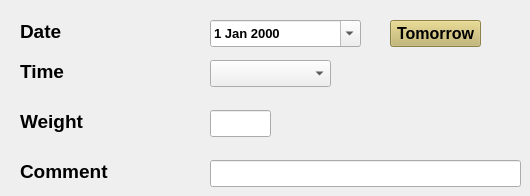
    <widget class="QWidget" name="tabWeights">
     <attribute name="title">
      <string>Weight</string>
     </attribute>
     <widget class="QLabel" name="lblWeightsTime">
      <property name="geometry">
       <rect>
        <x>20</x>
        <y>60</y>
        <width>61</width>
        <height>23</height>
       </rect>
      </property>
      <property name="font">
       <font>
        <pointsize>14</pointsize>
        <bold>true</bold>
       </font>
      </property>
      <property name="text">
       <string>Time</string>
      </property>
     </widget>
     <widget class="QComboBox" name="cboWeightsTime">
      <property name="geometry">
       <rect>
        <x>210</x>
        <y>60</y>
        <width>121</width>
        <height>27</height>
       </rect>
      </property>
      <property name="font">
       <font>
        <pointsize>14</pointsize>
        <bold>true</bold>
       </font>
      </property>
     </widget>
     <widget class="QLabel" name="lblWeightsWeight">
      <property name="geometry">
       <rect>
        <x>20</x>
        <y>110</y>
        <width>81</width>
        <height>23</height>
       </rect>
      </property>
      <property name="font">
       <font>
        <pointsize>14</pointsize>
        <bold>true</bold>
       </font>
      </property>
      <property name="text">
       <string>Weight</string>
      </property>
     </widget>
     <widget class="QLineEdit" name="txtWeightsWeight">
      <property name="geometry">
       <rect>
        <x>210</x>
        <y>110</y>
        <width>61</width>
        <height>27</height>
       </rect>
      </property>
      <property name="font">
       <font>
        <pointsize>12</pointsize>
        <bold>true</bold>
       </font>
      </property>
     </widget>
     <widget class="QLabel" name="lblWeightsDate">
      <property name="geometry">
       <rect>
        <x>20</x>
        <y>20</y>
        <width>61</width>
        <height>23</height>
       </rect>
      </property>
      <property name="font">
       <font>
        <pointsize>14</pointsize>
        <bold>true</bold>
       </font>
      </property>
      <property name="text">
       <string>Date</string>
      </property>
     </widget>
     <widget class="QLabel" name="lblWeightsComment">
      <property name="geometry">
       <rect>
        <x>20</x>
        <y>160</y>
        <width>111</width>
        <height>23</height>
       </rect>
      </property>
      <property name="font">
       <font>
        <pointsize>14</pointsize>
        <bold>true</bold>
       </font>
      </property>
      <property name="text">
       <string>Comment</string>
      </property>
     </widget>
     <widget class="QLineEdit" name="txtWeightsComment">
      <property name="geometry">
       <rect>
        <x>210</x>
        <y>160</y>
        <width>311</width>
        <height>27</height>
       </rect>
      </property>
      <property name="font">
       <font>
        <pointsize>12</pointsize>
        <bold>true</bold>
       </font>
      </property>
     </widget>
     <widget class="QDateEdit" name="weightsDateEdit">
      <property name="geometry">
       <rect>
        <x>210</x>
        <y>20</y>
        <width>151</width>
        <height>27</height>
       </rect>
      </property>
      <property name="font">
       <font>
        <pointsize>10</pointsize>
        <bold>true</bold>
       </font>
      </property>
      <property name="buttonSymbols">
       <enum>QAbstractSpinBox::NoButtons</enum>
      </property>
      <property name="calendarPopup">
       <bool>true</bool>
      </property>
     </widget>
     <widget class="QPushButton" name="btnWeightsTomorrow">
      <property name="geometry">
       <rect>
        <x>390</x>
        <y>20</y>
        <width>91</width>
        <height>27</height>
       </rect>
      </property>
      <property name="palette">
       <palette>
        <active>
         <colorrole role="WindowText">
          <brush brushstyle="SolidPattern">
           <color alpha="255">
            <red>0</red>
            <green>0</green>
            <blue>0</blue>
           </color>
          </brush>
         </colorrole>
         <colorrole role="Button">
          <brush brushstyle="SolidPattern">
           <color alpha="255">
            <red>195</red>
            <green>181</green>
            <blue>102</blue>
           </color>
          </brush>
         </colorrole>
         <colorrole role="Light">
          <brush brushstyle="SolidPattern">
           <color alpha="255">
            <red>255</red>
            <green>243</green>
            <blue>171</blue>
           </color>
          </brush>
         </colorrole>
         <colorrole role="Midlight">
          <brush brushstyle="SolidPattern">
           <color alpha="255">
            <red>225</red>
            <green>212</green>
            <blue>136</blue>
           </color>
          </brush>
         </colorrole>
         <colorrole role="Dark">
          <brush brushstyle="SolidPattern">
           <color alpha="255">
            <red>97</red>
            <green>90</green>
            <blue>51</blue>
           </color>
          </brush>
         </colorrole>
         <colorrole role="Mid">
          <brush brushstyle="SolidPattern">
           <color alpha="255">
            <red>130</red>
            <green>121</green>
            <blue>68</blue>
           </color>
          </brush>
         </colorrole>
         <colorrole role="Text">
          <brush brushstyle="SolidPattern">
           <color alpha="255">
            <red>0</red>
            <green>0</green>
            <blue>0</blue>
           </color>
          </brush>
         </colorrole>
         <colorrole role="BrightText">
          <brush brushstyle="SolidPattern">
           <color alpha="255">
            <red>255</red>
            <green>255</green>
            <blue>255</blue>
           </color>
          </brush>
         </colorrole>
         <colorrole role="ButtonText">
          <brush brushstyle="SolidPattern">
           <color alpha="255">
            <red>0</red>
            <green>0</green>
            <blue>0</blue>
           </color>
          </brush>
         </colorrole>
         <colorrole role="Base">
          <brush brushstyle="SolidPattern">
           <color alpha="255">
            <red>255</red>
            <green>255</green>
            <blue>255</blue>
           </color>
          </brush>
         </colorrole>
         <colorrole role="Window">
          <brush brushstyle="SolidPattern">
           <color alpha="255">
            <red>195</red>
            <green>181</green>
            <blue>102</blue>
           </color>
          </brush>
         </colorrole>
         <colorrole role="Shadow">
          <brush brushstyle="SolidPattern">
           <color alpha="255">
            <red>0</red>
            <green>0</green>
            <blue>0</blue>
           </color>
          </brush>
         </colorrole>
         <colorrole role="AlternateBase">
          <brush brushstyle="SolidPattern">
           <color alpha="255">
            <red>225</red>
            <green>218</green>
            <blue>178</blue>
           </color>
          </brush>
         </colorrole>
         <colorrole role="ToolTipBase">
          <brush brushstyle="SolidPattern">
           <color alpha="255">
            <red>255</red>
            <green>255</green>
            <blue>220</blue>
           </color>
          </brush>
         </colorrole>
         <colorrole role="ToolTipText">
          <brush brushstyle="SolidPattern">
           <color alpha="255">
            <red>0</red>
            <green>0</green>
            <blue>0</blue>
           </color>
          </brush>
         </colorrole>
         <colorrole role="PlaceholderText">
          <brush brushstyle="NoBrush">
           <color alpha="128">
            <red>0</red>
            <green>0</green>
            <blue>0</blue>
           </color>
          </brush>
         </colorrole>
        </active>
        <inactive>
         <colorrole role="WindowText">
          <brush brushstyle="SolidPattern">
           <color alpha="255">
            <red>0</red>
            <green>0</green>
            <blue>0</blue>
           </color>
          </brush>
         </colorrole>
         <colorrole role="Button">
          <brush brushstyle="SolidPattern">
           <color alpha="255">
            <red>195</red>
            <green>181</green>
            <blue>102</blue>
           </color>
          </brush>
         </colorrole>
         <colorrole role="Light">
          <brush brushstyle="SolidPattern">
           <color alpha="255">
            <red>255</red>
            <green>243</green>
            <blue>171</blue>
           </color>
          </brush>
         </colorrole>
         <colorrole role="Midlight">
          <brush brushstyle="SolidPattern">
           <color alpha="255">
            <red>225</red>
            <green>212</green>
            <blue>136</blue>
           </color>
          </brush>
         </colorrole>
         <colorrole role="Dark">
          <brush brushstyle="SolidPattern">
           <color alpha="255">
            <red>97</red>
            <green>90</green>
            <blue>51</blue>
           </color>
          </brush>
         </colorrole>
         <colorrole role="Mid">
          <brush brushstyle="SolidPattern">
           <color alpha="255">
            <red>130</red>
            <green>121</green>
            <blue>68</blue>
           </color>
          </brush>
         </colorrole>
         <colorrole role="Text">
          <brush brushstyle="SolidPattern">
           <color alpha="255">
            <red>0</red>
            <green>0</green>
            <blue>0</blue>
           </color>
          </brush>
         </colorrole>
         <colorrole role="BrightText">
          <brush brushstyle="SolidPattern">
           <color alpha="255">
            <red>255</red>
            <green>255</green>
            <blue>255</blue>
           </color>
          </brush>
         </colorrole>
         <colorrole role="ButtonText">
          <brush brushstyle="SolidPattern">
           <color alpha="255">
            <red>0</red>
            <green>0</green>
            <blue>0</blue>
           </color>
          </brush>
         </colorrole>
         <colorrole role="Base">
          <brush brushstyle="SolidPattern">
           <color alpha="255">
            <red>255</red>
            <green>255</green>
            <blue>255</blue>
           </color>
          </brush>
         </colorrole>
         <colorrole role="Window">
          <brush brushstyle="SolidPattern">
           <color alpha="255">
            <red>195</red>
            <green>181</green>
            <blue>102</blue>
           </color>
          </brush>
         </colorrole>
         <colorrole role="Shadow">
          <brush brushstyle="SolidPattern">
           <color alpha="255">
            <red>0</red>
            <green>0</green>
            <blue>0</blue>
           </color>
          </brush>
         </colorrole>
         <colorrole role="AlternateBase">
          <brush brushstyle="SolidPattern">
           <color alpha="255">
            <red>225</red>
            <green>218</green>
            <blue>178</blue>
           </color>
          </brush>
         </colorrole>
         <colorrole role="ToolTipBase">
          <brush brushstyle="SolidPattern">
           <color alpha="255">
            <red>255</red>
            <green>255</green>
            <blue>220</blue>
           </color>
          </brush>
         </colorrole>
         <colorrole role="ToolTipText">
          <brush brushstyle="SolidPattern">
           <color alpha="255">
            <red>0</red>
            <green>0</green>
            <blue>0</blue>
           </color>
          </brush>
         </colorrole>
         <colorrole role="PlaceholderText">
          <brush brushstyle="NoBrush">
           <color alpha="128">
            <red>0</red>
            <green>0</green>
            <blue>0</blue>
           </color>
          </brush>
         </colorrole>
        </inactive>
        <disabled>
         <colorrole role="WindowText">
          <brush brushstyle="SolidPattern">
           <color alpha="255">
            <red>97</red>
            <green>90</green>
            <blue>51</blue>
           </color>
          </brush>
         </colorrole>
         <colorrole role="Button">
          <brush brushstyle="SolidPattern">
           <color alpha="255">
            <red>195</red>
            <green>181</green>
            <blue>102</blue>
           </color>
          </brush>
         </colorrole>
         <colorrole role="Light">
          <brush brushstyle="SolidPattern">
           <color alpha="255">
            <red>255</red>
            <green>243</green>
            <blue>171</blue>
           </color>
          </brush>
         </colorrole>
         <colorrole role="Midlight">
          <brush brushstyle="SolidPattern">
           <color alpha="255">
            <red>225</red>
            <green>212</green>
            <blue>136</blue>
           </color>
          </brush>
         </colorrole>
         <colorrole role="Dark">
          <brush brushstyle="SolidPattern">
           <color alpha="255">
            <red>97</red>
            <green>90</green>
            <blue>51</blue>
           </color>
          </brush>
         </colorrole>
         <colorrole role="Mid">
          <brush brushstyle="SolidPattern">
           <color alpha="255">
            <red>130</red>
            <green>121</green>
            <blue>68</blue>
           </color>
          </brush>
         </colorrole>
         <colorrole role="Text">
          <brush brushstyle="SolidPattern">
           <color alpha="255">
            <red>97</red>
            <green>90</green>
            <blue>51</blue>
           </color>
          </brush>
         </colorrole>
         <colorrole role="BrightText">
          <brush brushstyle="SolidPattern">
           <color alpha="255">
            <red>255</red>
            <green>255</green>
            <blue>255</blue>
           </color>
          </brush>
         </colorrole>
         <colorrole role="ButtonText">
          <brush brushstyle="SolidPattern">
           <color alpha="255">
            <red>97</red>
            <green>90</green>
            <blue>51</blue>
           </color>
          </brush>
         </colorrole>
         <colorrole role="Base">
          <brush brushstyle="SolidPattern">
           <color alpha="255">
            <red>195</red>
            <green>181</green>
            <blue>102</blue>
           </color>
          </brush>
         </colorrole>
         <colorrole role="Window">
          <brush brushstyle="SolidPattern">
           <color alpha="255">
            <red>195</red>
            <green>181</green>
            <blue>102</blue>
           </color>
          </brush>
         </colorrole>
         <colorrole role="Shadow">
          <brush brushstyle="SolidPattern">
           <color alpha="255">
            <red>0</red>
            <green>0</green>
            <blue>0</blue>
           </color>
          </brush>
         </colorrole>
         <colorrole role="AlternateBase">
          <brush brushstyle="SolidPattern">
           <color alpha="255">
            <red>195</red>
            <green>181</green>
            <blue>102</blue>
           </color>
          </brush>
         </colorrole>
         <colorrole role="ToolTipBase">
          <brush brushstyle="SolidPattern">
           <color alpha="255">
            <red>255</red>
            <green>255</green>
            <blue>220</blue>
           </color>
          </brush>
         </colorrole>
         <colorrole role="ToolTipText">
          <brush brushstyle="SolidPattern">
           <color alpha="255">
            <red>0</red>
            <green>0</green>
            <blue>0</blue>
           </color>
          </brush>
         </colorrole>
         <colorrole role="PlaceholderText">
          <brush brushstyle="NoBrush">
           <color alpha="128">
            <red>0</red>
            <green>0</green>
            <blue>0</blue>
           </color>
          </brush>
         </colorrole>
        </disabled>
       </palette>
      </property>
      <property name="font">
       <font>
        <pointsize>12</pointsize>
        <bold>true</bold>
       </font>
      </property>
      <property name="text">
       <string>Tomorrow</string>
      </property>
     </widget>
    </widget>
